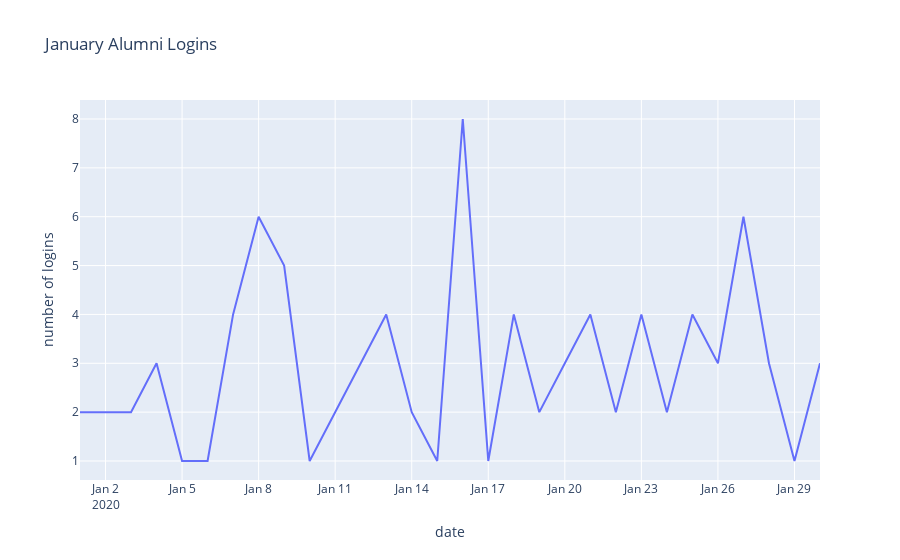

The notebook cell saved with this chart:
### Code cell
make_login_chart(login_by_january_df, 'January Alumni Logins', None, 'alumnus', chart_type='line')

### Figure 1 — Plotly figure (JSON) as saved in the notebook; plotly's stock layout.template omitted (floating-point values rounded to 4 significant figures)
{"data": [{"hovertemplate": "date=%{x}<br>number of logins=%{y}<extra></extra>", "legendgroup": "", "line": {"color": "#636efa", "dash": "solid"}, "mode": "lines", "name": "", "orientation": "v", "showlegend": false, "type": "scatter", "x": ["2020-01-01T00:00:00", "2020-01-02T00:00:00", "2020-01-03T00:00:00", "2020-01-04T00:00:00", "2020-01-05T00:00:00", "2020-01-06T00:00:00", "2020-01-07T00:00:00", "2020-01-08T00:00:00", "2020-01-09T00:00:00", "2020-01-10T00:00:00", "2020-01-11T00:00:00", "2020-01-12T00:00:00", "2020-01-13T00:00:00", "2020-01-14T00:00:00", "2020-01-15T00:00:00", "2020-01-16T00:00:00", "2020-01-17T00:00:00", "2020-01-18T00:00:00", "2020-01-19T00:00:00", "2020-01-20T00:00:00", "2020-01-21T00:00:00", "2020-01-22T00:00:00", "2020-01-23T00:00:00", "2020-01-24T00:00:00", "2020-01-25T00:00:00", "2020-01-26T00:00:00", "2020-01-27T00:00:00", "2020-01-28T00:00:00", "2020-01-29T00:00:00", "2020-01-30T00:00:00"], "xaxis": "x", "y": [2, 2, 2, 3, 1, 1, 4, 6, 5, 1, 2, 3, 4, 2, 1, 8, 1, 4, 2, 3, 4, 2, 4, 2, 4, 3, 6, 3, 1, 3], "yaxis": "y"}], "layout": {"legend": {"tracegroupgap": 0}, "title": {"text": "January Alumni Logins"}, "xaxis": {"anchor": "y", "domain": [0, 1], "title": {"text": "date"}}, "yaxis": {"anchor": "x", "domain": [0, 1], "title": {"text": "number of logins"}}}}
